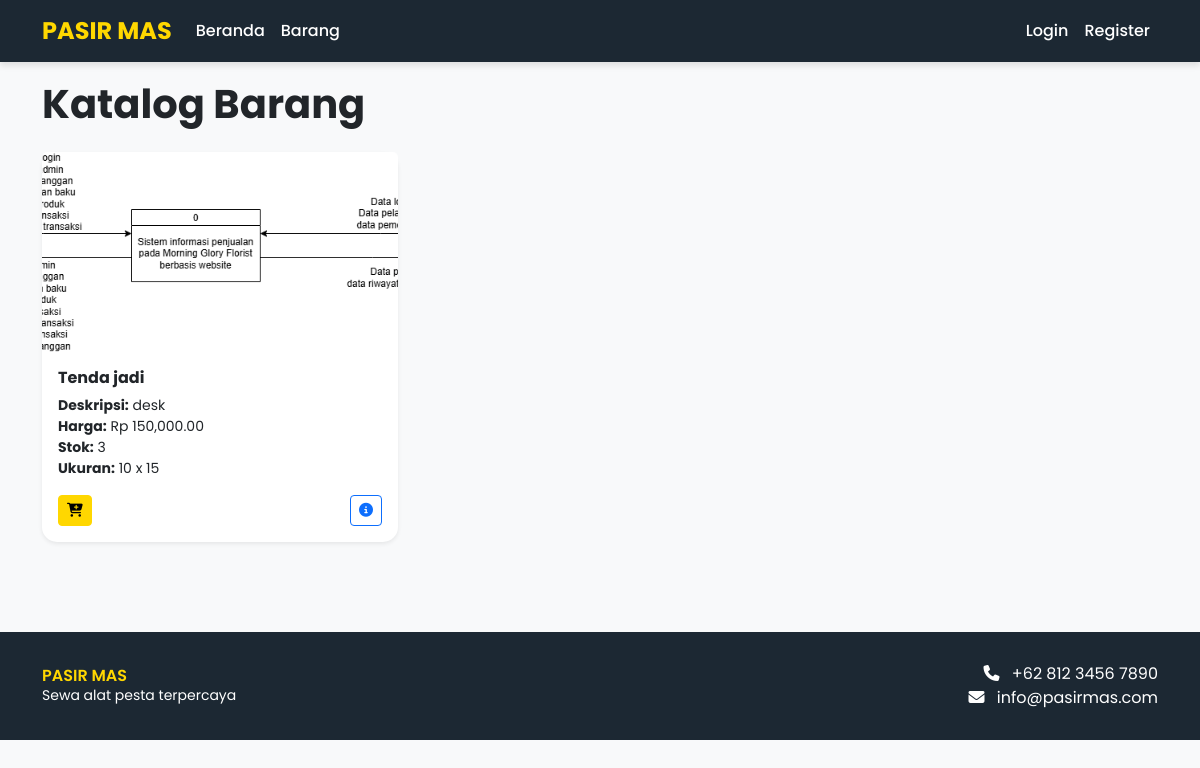
The page /barang/ on the database as committed earlier.
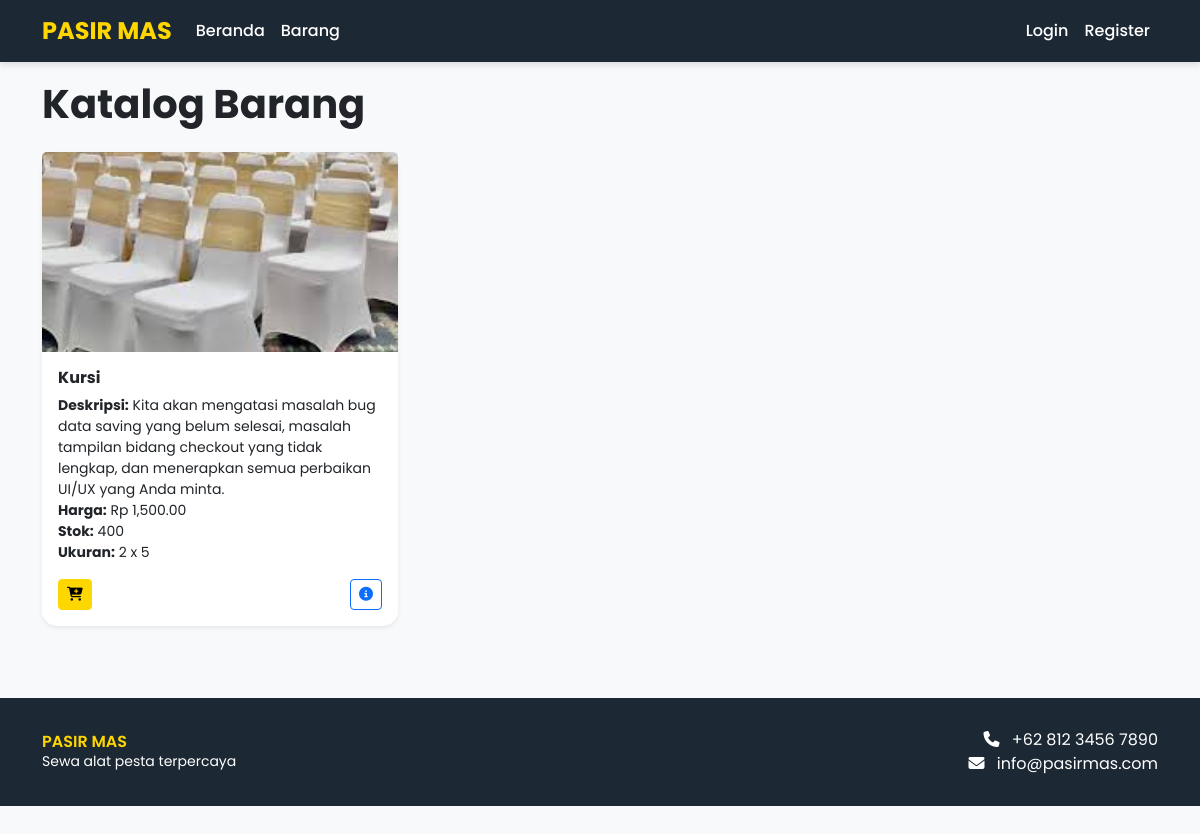
The same page on the database as committed later.
### core/models.py (models this page shows, shortened)
class Barang(models.Model):
    idBarang = models.AutoField(primary_key=True)
    namaBarang = models.CharField(max_length=50)
    harga = models.DecimalField(max_digits=10, decimal_places=2)
    stok = models.PositiveIntegerField()
    deskripsi = models.CharField(max_length=200)
    ukuran = models.CharField(max_length=30)
    foto = models.ImageField(upload_to='foto_barang/',blank=True,null=True,verbose_name="Foto Produk")
    class Meta:
        verbose_name = "Barang"
        verbose_name_plural = "Barang"

### core/views.py (the view)
# urls.py: path('barang/', views.katalog_barang, name='katalog_barang'),
def katalog_barang(request):
    barang_list = Barang.objects.filter(stok__gt=0).order_by('namaBarang')
    context = {
        'barang_list': barang_list,
    }
    return render(request, 'pelanggan/barang.html', context)

### core/templates/pelanggan/barang.html (shortened to what this page needs)
{% extends 'pelanggan/base.html' %}
{% load humanize %}
{% block content %}
<div class="row">
    <div class="col-12">
        <h1 class="mb-4 fw-bold text-navy">Katalog Barang</h1>
    </div>
</div>
{% if barang_list %}
    <div class="row">
        {% for barang in barang_list %}
            <div class="col-md-4 col-sm-6 mb-4">
                <div class="card h-100 border-0 shadow-sm">
                    {% if barang.foto %}
                        <img src="{{ barang.foto.url }}" class="card-img-top"
                            alt="{{ barang.namaBarang }}" style="height: 200px; object-fit: cover;">
                    {% else %}
                        <div class="card-img-top bg-light d-flex align-items-center justify-content-center"
                            style="height: 200px;">
                            <i class="fas fa-image fa-3x text-muted"></i>
                        </div>
                    {% endif %}
                    <div class="card-body d-flex flex-column">
                        <h5 class="card-title fw-bold fs-6">{{ barang.namaBarang }}</h5>
                        <p class="card-text small">
                            <strong>Deskripsi:</strong> {{ barang.deskripsi }}<br>
                            <strong>Harga:</strong> Rp {{ barang.harga|intcomma }}<br>
                            <strong>Stok:</strong> {{ barang.stok }}<br>
                            <strong>Ukuran:</strong> {{ barang.ukuran }}
                        </p>
                        <div class="mt-auto d-flex justify-content-between">
                            {% if request.session.pelanggan_id %}
                                <form method="post" action="{% url 'add_to_cart' barang.idBarang %}" class="me-1">
                                    {% csrf_token %}
                                    <input type="hidden" name="quantity" value="1">
                                    <button class="btn btn-sm btn-yellow" type="submit" title="Tambah ke Keranjang">
                                        <i class="fas fa-cart-plus"></i>
                                    </button>
                                </form>
                            {% else %}
                                <a href="{% url 'login_pelanggan' %}" class="btn btn-sm btn-yellow me-1" title="Login untuk menambah ke keranjang">
                                    <i class="fas fa-cart-plus"></i>
                                </a>
                            {% endif %}
                            <button class="btn btn-sm btn-outline-primary" data-bs-toggle="modal"
                                    data-bs-target="#productModal{{ barang.idBarang }}" title="Detail Produk">
                                <i class="fas fa-info-circle"></i>
                            </button>
                        </div>
                    </div>
                </div>
            </div>
        {% endfor %}
    </div>
{% else %}
    <div class="alert alert-info text-center">
        <h4><i class="fas fa-info-circle me-2"></i>Tidak ada produk tersedia</h4>
        <p>Mohon maaf, saat ini belum ada produk yang tersedia. Silakan periksa kembali nanti.</p>
    </div>
{% endif %}
{% endblock %}

### core/templates/pelanggan/base.html (shortened to what this page needs)
<!DOCTYPE html>
<html lang="en">
<head>
    <link href="https://cdn.jsdelivr.net/npm/bootstrap@5.3.0/dist/css/bootstrap.min.css" rel="stylesheet">
    <link rel="stylesheet" href="https://cdnjs.cloudflare.com/ajax/libs/font-awesome/6.4.0/css/all.min.css">
</head>
<body>
    <nav class="navbar navbar-expand-lg navbar-pasir fixed-top">
        <div class="container">
            <a class="navbar-brand" href="{% url 'home_pelanggan' %}">
                PASIR MAS
            </a>
            <div class="collapse navbar-collapse" id="navbarNav">
                <ul class="navbar-nav me-auto">
                    <li class="nav-item">
                        <a class="nav-link" href="{% url 'home_pelanggan' %}">Beranda</a>
                    </li>
                    <li class="nav-item">
                        <a class="nav-link" href="{% url 'katalog_barang' %}">Barang</a>
                    </li>
                </ul>
                <ul class="navbar-nav">
                    {% if request.session.pelanggan_id %}
                        <li class="nav-item dropdown">
                            <a class="nav-link dropdown-toggle" href="#" id="navbarDropdown" role="button" data-bs-toggle="dropdown">
                                Akun
                            </a>
                            <ul class="dropdown-menu">
                                <li><a class="dropdown-item" href="{% url 'akun_pelanggan' %}">Profil</a></li>
                                <li><hr class="dropdown-divider"></li>
                                <li><a class="dropdown-item" href="{% url 'logout_pelanggan' %}">Logout</a></li>
                            </ul>
                        </li>
                    {% else %}
                        <li class="nav-item">
                            <a class="nav-link" href="{% url 'login_pelanggan' %}">
                                Login
                            </a>
                        </li>
                        <li class="nav-item">
                            <a class="nav-link" href="{% url 'register_pelanggan' %}">
                                Register
                            </a>
                        </li>
                    {% endif %}
                </ul>
            </div>
        </div>
    </nav>
    <main class="container pb-5 flex-grow-1">
        {% block content %}
        {% endblock %}
    </main>
    <footer class="footer-pasir">
        <div class="container">
            <div class="row align-items-center">
                <div class="col-md-6 col-12 text-center text-md-start mb-2 mb-md-0">
                    <h5 class="mb-0">PASIR MAS</h5>
                    <p class="mb-0 small">Sewa alat pesta terpercaya</p>
                </div>
                <div class="col-md-6 col-12 text-center text-md-end">
                    <p class="mb-0">
                        <i class="fas fa-phone me-2"></i> +62 812 3456 7890<br>
                        <i class="fas fa-envelope me-2"></i> info@pasirmas.com
                    </p>
                </div>
            </div>
        </div>
    </footer>
</body>
</html>

### core/templates/pelanggan/base.html (style rules this page uses)
:root { --pasir-yellow: #FFD700; --pasir-navy: #1c2833; }
body { font-family: 'Poppins', sans-serif; background-color: #f8f9fa; padding-top: 80px; padding-bottom: 60px; scroll-behavior: smooth; min-height: 100vh; display: flex; flex-direction: column; }
.navbar-pasir { background-color: var(--pasir-navy); border-radius: 0; margin: 0; width: 100%; box-shadow: 0 4px 6px rgba(0, 0, 0, 0.1); }
.navbar-brand { font-weight: 700; color: var(--pasir-yellow) !important; font-size: 1.5rem; }
.nav-link { color: white !important; font-weight: 500; transition: color 0.3s; }
.btn-yellow { background-color: #FFD700; border-color: #FFD700; color: #000; font-weight: 600; }
.card { border-radius: 15px; border: none; box-shadow: 0 4px 8px rgba(0, 0, 0, 0.05); transition: transform 0.3s, box-shadow 0.3s; }
.footer-pasir { background-color: #1c2833; color: white; width: 100%; padding: 30px 0; margin-top: auto; }
.footer-pasir h5 { color: var(--pasir-yellow); font-weight: 600; font-size: 1rem; }

Rows that differ between the two databases and show on the page:
no longer on this page (row edited): Barang: foto (picture), namaBarang "Tenda jadi", deskripsi "desk", harga "150,000.00", stok "3", ukuran "10 x 15"
added Barang: foto (picture), namaBarang "Kursi", deskripsi "Kita akan mengatasi masalah bug data saving yang belum selesai, masalah tampilan bidang checkout yang tidak lengkap, dan menerapkan semua perbaikan UI/UX yang Anda minta.", harga "1,500.00", stok "400", ukuran "2 x 5"
